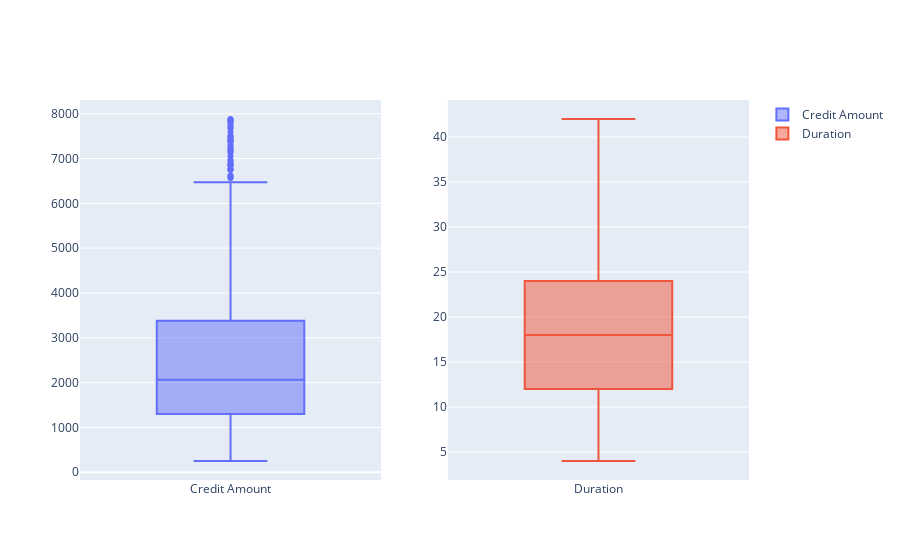

This figure's notebook cell:
### Code cell
from plotly.subplots import make_subplots
import plotly.graph_objects as go

fig = make_subplots(rows=1, cols=2)

fig.add_trace(go.Box(y=data["credit_amount"],name ='Credit Amount'), row=1, col=1)

fig.add_trace(go.Box(y=data['duration'],name ='Duration'), row=1, col=2)

### Figure 1 — Plotly figure (JSON) as saved in the notebook; plotly's stock layout.template omitted (floating-point values rounded to 4 significant figures; data arrays with more than 128 entries replaced by an {"elided": "..."} marker saying what was removed)
{"data": [{"name": "Credit Amount", "type": "box", "xaxis": "x", "y": {"elided": "884 int values"}, "yaxis": "y"}, {"name": "Duration", "type": "box", "xaxis": "x2", "y": {"elided": "884 int values"}, "yaxis": "y2"}], "layout": {"xaxis": {"anchor": "y", "domain": [0, 0.45]}, "xaxis2": {"anchor": "y2", "domain": [0.55, 1]}, "yaxis": {"anchor": "x", "domain": [0, 1]}, "yaxis2": {"anchor": "x2", "domain": [0, 1]}}}
